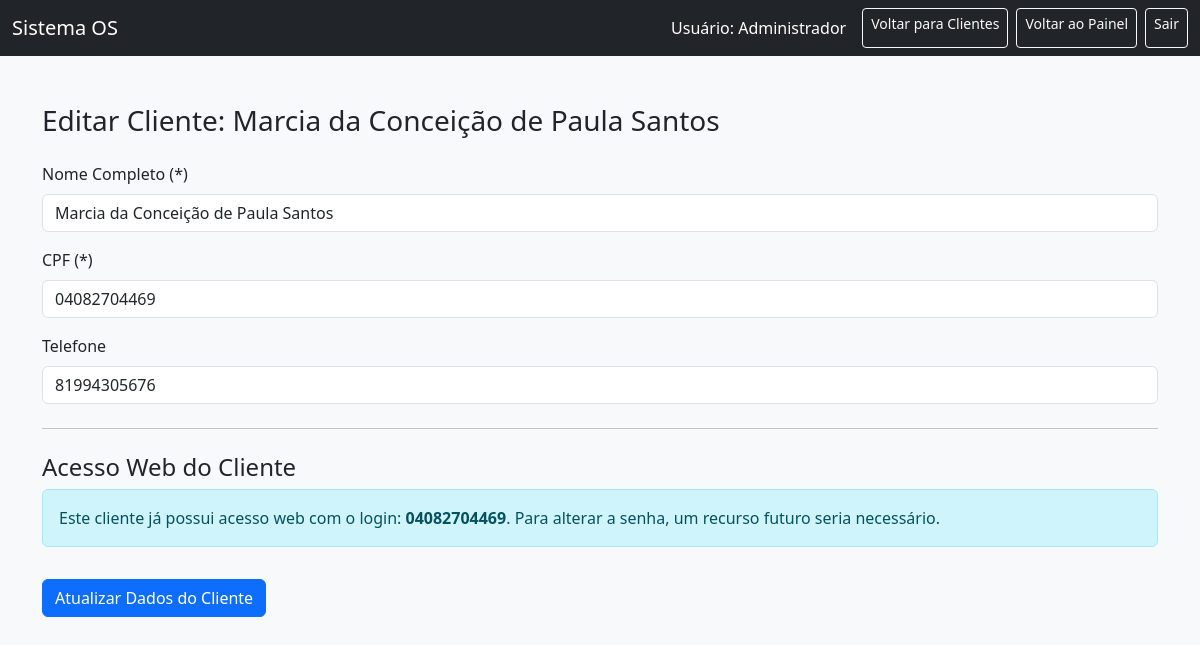
The app's page /editar_cliente/1 (signed in) with its own data.
### tables this page shows
CREATE TABLE clientes (
            id INTEGER PRIMARY KEY AUTOINCREMENT,
            nome TEXT NOT NULL,
            cpf TEXT NOT NULL UNIQUE,
            telefone TEXT
        );

CREATE TABLE usuarios (
            id INTEGER PRIMARY KEY AUTOINCREMENT,
            nome TEXT NOT NULL,
            login TEXT NOT NULL UNIQUE,
            senha TEXT NOT NULL,
            permissao TEXT NOT NULL,
            id_cliente INTEGER,
            FOREIGN KEY (id_cliente) REFERENCES clientes(id)
        );

### app.py (the view)
@app.route('/editar_cliente/<int:id>', methods=['GET', 'POST'])
def editar_cliente(id):
    if 'permissao' not in session or session['permissao'] not in ['admin', 'atendente']:
        flash('Você não tem permissão para acessar esta página.', 'warning')
        return redirect(url_for('dashboard'))
    conn = sqlite3.connect(DB)
    c = conn.cursor()
    if request.method == 'POST':
        nome = request.form['nome'].strip()
        cpf = request.form['cpf'].strip()
        telefone = request.form['telefone'].strip()
        criar_acesso_web = request.form.get('criar_acesso_web') # Checkbox para criar/manter acesso
        login_web = request.form.get('login_web', '').strip()
        senha_web = request.form.get('senha_web', '').strip()
        if not nome or not cpf:
            flash('Nome e CPF são campos obrigatórios para o cliente.', 'danger')
            c.execute("SELECT id, nome, cpf, telefone FROM clientes WHERE id=?", (id,))
            cliente_info = c.fetchone()
            c.execute("SELECT login FROM usuarios WHERE id_cliente=? AND permissao='cliente'", (id,))
            cliente_web_info = c.fetchone()
            conn.close()
            return render_template('editar_cliente.html', cliente=cliente_info,
                                   cliente_web_login=cliente_web_info[0] if cliente_web_info else None,
                                   permissao=session['permissao'])
        try:
            c.execute("UPDATE clientes SET nome=?, cpf=?, telefone=? WHERE id=?",
                      (nome, cpf, telefone, id))
            conn.commit()
            flash('Dados do cliente atualizados com sucesso!', 'success')
            c.execute("SELECT id, login FROM usuarios WHERE id_cliente=? AND permissao='cliente'", (id,))
            acesso_web_existente = c.fetchone()
            if criar_acesso_web: # Se o checkbox "Criar Acesso Web" está marcado
                if not acesso_web_existente: # E não existe um acesso web para este cliente
                    if not login_web or not senha_web:
                        flash('Login e Senha para o acesso web são obrigatórios para criar um novo acesso.', 'danger')
                    else:
                        hashed_senha_web = generate_password_hash(senha_web, method='pbkdf2:sha256')
                        c.execute("INSERT INTO usuarios (nome, login, senha, permissao, id_cliente) VALUES (?, ?, ?, ?, ?)",
                                  (nome, login_web, hashed_senha_web, 'cliente', id))
                        conn.commit()
                        flash(f'Acesso web criado para o cliente {nome} com login: {login_web}!', 'success')
                else: # Já existe um acesso web, então tenta atualizar (se houver dados novos)
                    update_login = False
                    update_senha = False
                    if login_web and login_web != acesso_web_existente[1]: # Se o login foi fornecido e é diferente
                        update_login = True
                    if senha_web: # Se uma nova senha foi fornecida
                        update_senha = True
                    if update_login and update_senha:
                        hashed_senha_web = generate_password_hash(senha_web, method='pbkdf2:sha256')
                        c.execute("UPDATE usuarios SET login=?, senha=? WHERE id=?",
                                  (login_web, hashed_senha_web, acesso_web_existente[0]))
                        conn.commit()
                        flash('Login e senha do acesso web atualizados!', 'success')
                    elif update_login:
                        c.execute("UPDATE usuarios SET login=? WHERE id=?",
                                  (login_web, acesso_web_existente[0]))
                        conn.commit()
                        flash('Login do acesso web atualizado!', 'success')
                    elif update_senha:
                        hashed_senha_web = generate_password_hash(senha_web, method='pbkdf2:sha256')
                        c.execute("UPDATE usuarios SET senha=? WHERE id=?",
                                  (hashed_senha_web, acesso_web_existente[0]))
                        conn.commit()
                        flash('Senha do acesso web atualizada!', 'success')
                    elif login_web == acesso_web_existente[1] and not senha_web:
                        flash('Nenhuma alteração detectada no acesso web.', 'info')
                    elif login_web and login_web != acesso_web_existente[1] and not update_senha:
                        flash('Erro: Já existe um usuário com este novo login web. Escolha outro.', 'danger')
            else: # Se o checkbox "Criar Acesso Web" NÃO está marcado
                if acesso_web_existente and (login_web or senha_web): # Se desmarcou mas tentou mudar dados
                    flash('Acesso web existente. Para editar, marque a opção "Criar/Editar Acesso Web". Para excluir, a funcionalidade ainda não está disponível.', 'info')
        except sqlite3.IntegrityError as e:
            if "UNIQUE constraint failed: clientes.cpf" in str(e):
                flash('Erro: Já existe outro cliente com este CPF.', 'danger')
            elif "UNIQUE constraint failed: usuarios.login" in str(e):
                flash('Erro: Já existe um usuário com este login web. Escolha outro.', 'danger')
            else:
                 flash(f'Erro de integridade: {e}', 'danger')
            conn.rollback() # Garante que a transação seja desfeita em caso de erro
        except Exception as e:
            flash(f'Erro ao atualizar cliente ou acesso web: {e}', 'danger')
            conn.rollback()
        finally:
            conn.close()
            return redirect(url_for('editar_cliente', id=id))
    else:
        c.execute("SELECT id, nome, cpf, telefone FROM clientes WHERE id=?", (id,))
        cliente_info = c.fetchone()
        if not cliente_info:
            conn.close()
            flash("Cliente não encontrado.", 'danger')
            return redirect(url_for('listar_clientes'))
        c.execute("SELECT login FROM usuarios WHERE id_cliente=? AND permissao='cliente'", (id,))
        cliente_web_info = c.fetchone()
        conn.close()
        return render_template('editar_cliente.html',
                               cliente=cliente_info,
                               cliente_web_login=cliente_web_info[0] if cliente_web_info else None,
                               permissao=session['permissao']) # Passa permissao para o template

### templates/editar_cliente.html (shortened to what this page needs)
<!DOCTYPE html>
<html lang="pt-br">
<head>
  <link href="https://cdn.jsdelivr.net/npm/bootstrap@5.3.0/dist/css/bootstrap.min.css" rel="stylesheet">
</head>
<body class="bg-light">
<nav class="navbar navbar-dark bg-dark">
  <div class="container-fluid">
    <a class="navbar-brand" href="{{ url_for('dashboard') }}">Sistema OS</a>
    <div class="d-flex">
      <span class="navbar-text text-white me-3">Usuário: {{ session['usuario_nome'] }}</span>
      <a href="{{ url_for('listar_clientes') }}" class="btn btn-outline-light btn-sm me-2">Voltar para Clientes</a>
      <a href="{{ url_for('dashboard') }}" class="btn btn-outline-light btn-sm me-2">Voltar ao Painel</a>
      <a href="{{ url_for('logout') }}" class="btn btn-outline-light btn-sm">Sair</a>
    </div>
  </div>
</nav>
<div class="container py-5">
  <h3>Editar Cliente: {{ cliente[1] }}</h3>
  <form method="POST" class="mt-4">
    <div class="mb-3">
      <label for="nome" class="form-label">Nome Completo (*)</label>
      <input type="text" class="form-control" id="nome" name="nome" value="{{ cliente[1] }}" required>
    </div>
    <div class="mb-3">
      <label for="cpf" class="form-label">CPF (*)</label>
      <input type="text" class="form-control" id="cpf" name="cpf" value="{{ cliente[2] }}" required pattern="\d{3}\.?\d{3}\.?\d{3}-?\d{2}" title="Formato: 123.456.789-00">
    </div>
    <div class="mb-3">
      <label for="telefone" class="form-label">Telefone</label>
      <input type="text" class="form-control" id="telefone" name="telefone" value="{{ cliente[3] or '' }}">
    </div>
    <hr class="my-4">
    <h4>Acesso Web do Cliente</h4>
    {% if cliente_web_login %}
      <div class="alert alert-info">
        Este cliente já possui acesso web com o login: <strong>{{ cliente_web_login }}</strong>.
        Para alterar a senha, um recurso futuro seria necessário.
      </div>
      <button type="submit" class="btn btn-primary mt-3">Atualizar Dados do Cliente</button>
    {% endif %}
  </form>
</div>
</body>
</html>

### records on screen
clientes: nome "Marcia da Conceição de Paula Santos", cpf "04082704469", telefone "81994305676"
usuarios: login "04082704469"

### other values on screen
{{ session['usuario_nome'] }} "Administrador"
